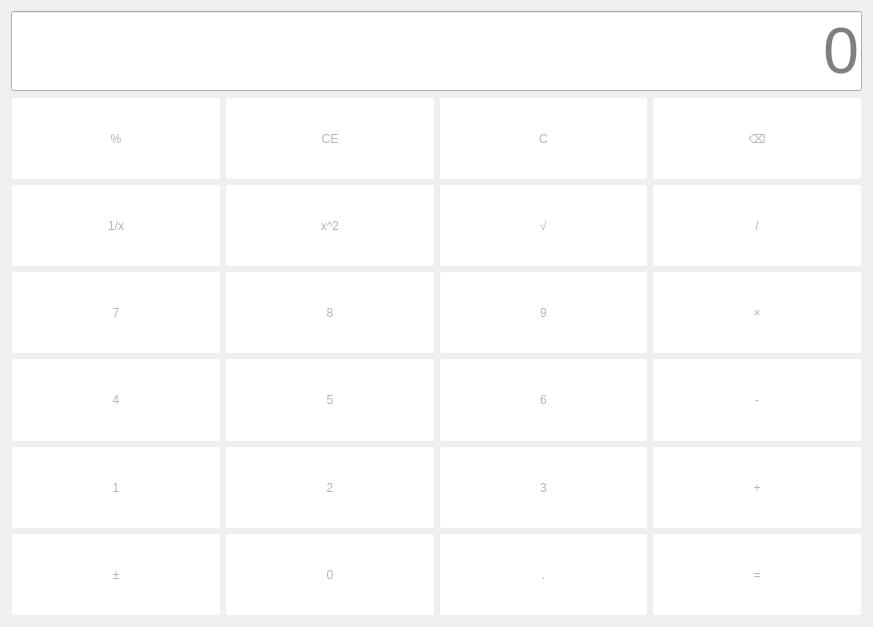
<?xml version="1.0" encoding="UTF-8"?>
<ui version="4.0">
 <class>Nomal</class>
 <widget class="QWidget" name="Nomal">
  <property name="geometry">
   <rect>
    <x>0</x>
    <y>0</y>
    <width>873</width>
    <height>627</height>
   </rect>
  </property>
  <property name="windowTitle">
   <string>Nomal</string>
  </property>
  <property name="styleSheet">
   <string notr="true">QPushButton{
	color: rgb(180, 180, 180);
	background-color: rgb(255, 255, 255);
	border-radius:2px;
	font: 18pt &quot;Arial&quot;
}

QPushButton:hover{
	color:rgb(102, 102, 102);
	background-color: rgb(192, 192, 192);
}

QPushButton:pressed{
	background-color: rgb(130, 130, 130);
	color:black
}

QLineEdit{
	font-size:48pt;
	color:black;
}</string>
  </property>
  <layout class="QGridLayout" name="gridLayout_3">
   <item row="0" column="0">
    <layout class="QGridLayout" name="gridLayout_2">
     <item row="0" column="0">
      <widget class="QLineEdit" name="display">
       <property name="alignment">
        <set>Qt::AlignRight|Qt::AlignTrailing|Qt::AlignVCenter</set>
       </property>
       <property name="placeholderText">
        <string>0</string>
       </property>
      </widget>
     </item>
     <item row="1" column="0">
      <layout class="QGridLayout" name="gridLayout">
       <property name="sizeConstraint">
        <enum>QLayout::SetMinimumSize</enum>
       </property>
       <property name="leftMargin">
        <number>1</number>
       </property>
       <property name="topMargin">
        <number>1</number>
       </property>
       <property name="rightMargin">
        <number>1</number>
       </property>
       <property name="bottomMargin">
        <number>1</number>
       </property>
       <property name="spacing">
        <number>6</number>
       </property>
       <item row="3" column="1">
        <widget class="QPushButton" name="btnNum8">
         <property name="sizePolicy">
          <sizepolicy hsizetype="Minimum" vsizetype="Minimum">
           <horstretch>0</horstretch>
           <verstretch>0</verstretch>
          </sizepolicy>
         </property>
         <property name="text">
          <string>8</string>
         </property>
        </widget>
       </item>
       <item row="5" column="3">
        <widget class="QPushButton" name="btnAdd">
         <property name="sizePolicy">
          <sizepolicy hsizetype="Minimum" vsizetype="Minimum">
           <horstretch>0</horstretch>
           <verstretch>0</verstretch>
          </sizepolicy>
         </property>
         <property name="text">
          <string>+</string>
         </property>
        </widget>
       </item>
       <item row="2" column="2">
        <widget class="QPushButton" name="btnSqrt">
         <property name="sizePolicy">
          <sizepolicy hsizetype="Minimum" vsizetype="Minimum">
           <horstretch>0</horstretch>
           <verstretch>0</verstretch>
          </sizepolicy>
         </property>
         <property name="text">
          <string>√</string>
         </property>
        </widget>
       </item>
       <item row="3" column="0">
        <widget class="QPushButton" name="btnNum7">
         <property name="sizePolicy">
          <sizepolicy hsizetype="Minimum" vsizetype="Minimum">
           <horstretch>0</horstretch>
           <verstretch>0</verstretch>
          </sizepolicy>
         </property>
         <property name="text">
          <string>7</string>
         </property>
        </widget>
       </item>
       <item row="3" column="2">
        <widget class="QPushButton" name="btnNum9">
         <property name="sizePolicy">
          <sizepolicy hsizetype="Minimum" vsizetype="Minimum">
           <horstretch>0</horstretch>
           <verstretch>0</verstretch>
          </sizepolicy>
         </property>
         <property name="text">
          <string>9</string>
         </property>
        </widget>
       </item>
       <item row="2" column="0">
        <widget class="QPushButton" name="btnInverse">
         <property name="sizePolicy">
          <sizepolicy hsizetype="Minimum" vsizetype="Minimum">
           <horstretch>0</horstretch>
           <verstretch>0</verstretch>
          </sizepolicy>
         </property>
         <property name="text">
          <string>1/x</string>
         </property>
        </widget>
       </item>
       <item row="5" column="0">
        <widget class="QPushButton" name="btnNum1">
         <property name="sizePolicy">
          <sizepolicy hsizetype="Minimum" vsizetype="Minimum">
           <horstretch>0</horstretch>
           <verstretch>0</verstretch>
          </sizepolicy>
         </property>
         <property name="text">
          <string>1</string>
         </property>
        </widget>
       </item>
       <item row="3" column="3">
        <widget class="QPushButton" name="btnMultiple">
         <property name="sizePolicy">
          <sizepolicy hsizetype="Minimum" vsizetype="Minimum">
           <horstretch>0</horstretch>
           <verstretch>0</verstretch>
          </sizepolicy>
         </property>
         <property name="text">
          <string>×</string>
         </property>
        </widget>
       </item>
       <item row="1" column="0">
        <widget class="QPushButton" name="btnPercentage">
         <property name="sizePolicy">
          <sizepolicy hsizetype="Minimum" vsizetype="Minimum">
           <horstretch>0</horstretch>
           <verstretch>0</verstretch>
          </sizepolicy>
         </property>
         <property name="text">
          <string>%</string>
         </property>
        </widget>
       </item>
       <item row="2" column="3">
        <widget class="QPushButton" name="btnDivide">
         <property name="sizePolicy">
          <sizepolicy hsizetype="Minimum" vsizetype="Minimum">
           <horstretch>0</horstretch>
           <verstretch>0</verstretch>
          </sizepolicy>
         </property>
         <property name="text">
          <string>/</string>
         </property>
        </widget>
       </item>
       <item row="1" column="2">
        <widget class="QPushButton" name="btnC">
         <property name="sizePolicy">
          <sizepolicy hsizetype="Minimum" vsizetype="Minimum">
           <horstretch>0</horstretch>
           <verstretch>0</verstretch>
          </sizepolicy>
         </property>
         <property name="text">
          <string>C</string>
         </property>
        </widget>
       </item>
       <item row="4" column="1">
        <widget class="QPushButton" name="btnNum5">
         <property name="sizePolicy">
          <sizepolicy hsizetype="Minimum" vsizetype="Minimum">
           <horstretch>0</horstretch>
           <verstretch>0</verstretch>
          </sizepolicy>
         </property>
         <property name="styleSheet">
          <string notr="true"/>
         </property>
         <property name="text">
          <string>5</string>
         </property>
        </widget>
       </item>
       <item row="6" column="2">
        <widget class="QPushButton" name="btnPoint">
         <property name="sizePolicy">
          <sizepolicy hsizetype="Minimum" vsizetype="Minimum">
           <horstretch>0</horstretch>
           <verstretch>0</verstretch>
          </sizepolicy>
         </property>
         <property name="text">
          <string>.</string>
         </property>
        </widget>
       </item>
       <item row="6" column="3">
        <widget class="QPushButton" name="btnEqual">
         <property name="sizePolicy">
          <sizepolicy hsizetype="Minimum" vsizetype="Minimum">
           <horstretch>0</horstretch>
           <verstretch>0</verstretch>
          </sizepolicy>
         </property>
         <property name="text">
          <string>=</string>
         </property>
        </widget>
       </item>
       <item row="4" column="0">
        <widget class="QPushButton" name="btnNum4">
         <property name="sizePolicy">
          <sizepolicy hsizetype="Minimum" vsizetype="Minimum">
           <horstretch>0</horstretch>
           <verstretch>0</verstretch>
          </sizepolicy>
         </property>
         <property name="text">
          <string>4</string>
         </property>
        </widget>
       </item>
       <item row="1" column="3">
        <widget class="QPushButton" name="btnDelete">
         <property name="sizePolicy">
          <sizepolicy hsizetype="Minimum" vsizetype="Minimum">
           <horstretch>0</horstretch>
           <verstretch>0</verstretch>
          </sizepolicy>
         </property>
         <property name="text">
          <string>⌫</string>
         </property>
        </widget>
       </item>
       <item row="5" column="1">
        <widget class="QPushButton" name="btnNum2">
         <property name="sizePolicy">
          <sizepolicy hsizetype="Minimum" vsizetype="Minimum">
           <horstretch>0</horstretch>
           <verstretch>0</verstretch>
          </sizepolicy>
         </property>
         <property name="text">
          <string>2</string>
         </property>
        </widget>
       </item>
       <item row="1" column="1">
        <widget class="QPushButton" name="btnCE">
         <property name="sizePolicy">
          <sizepolicy hsizetype="Minimum" vsizetype="Minimum">
           <horstretch>0</horstretch>
           <verstretch>0</verstretch>
          </sizepolicy>
         </property>
         <property name="text">
          <string>CE</string>
         </property>
        </widget>
       </item>
       <item row="4" column="2">
        <widget class="QPushButton" name="btnNum6">
         <property name="sizePolicy">
          <sizepolicy hsizetype="Minimum" vsizetype="Minimum">
           <horstretch>0</horstretch>
           <verstretch>0</verstretch>
          </sizepolicy>
         </property>
         <property name="text">
          <string>6</string>
         </property>
        </widget>
       </item>
       <item row="6" column="0">
        <widget class="QPushButton" name="btnPlus">
         <property name="sizePolicy">
          <sizepolicy hsizetype="Minimum" vsizetype="Minimum">
           <horstretch>0</horstretch>
           <verstretch>0</verstretch>
          </sizepolicy>
         </property>
         <property name="text">
          <string>±</string>
         </property>
        </widget>
       </item>
       <item row="4" column="3">
        <widget class="QPushButton" name="btnSubtract">
         <property name="sizePolicy">
          <sizepolicy hsizetype="Minimum" vsizetype="Minimum">
           <horstretch>0</horstretch>
           <verstretch>0</verstretch>
          </sizepolicy>
         </property>
         <property name="text">
          <string>-</string>
         </property>
        </widget>
       </item>
       <item row="2" column="1">
        <widget class="QPushButton" name="btnSquare">
         <property name="sizePolicy">
          <sizepolicy hsizetype="Minimum" vsizetype="Minimum">
           <horstretch>0</horstretch>
           <verstretch>0</verstretch>
          </sizepolicy>
         </property>
         <property name="text">
          <string>x^2</string>
         </property>
        </widget>
       </item>
       <item row="6" column="1">
        <widget class="QPushButton" name="btnNum0">
         <property name="sizePolicy">
          <sizepolicy hsizetype="Minimum" vsizetype="Minimum">
           <horstretch>0</horstretch>
           <verstretch>0</verstretch>
          </sizepolicy>
         </property>
         <property name="text">
          <string>0</string>
         </property>
        </widget>
       </item>
       <item row="5" column="2">
        <widget class="QPushButton" name="btnNum3">
         <property name="sizePolicy">
          <sizepolicy hsizetype="Minimum" vsizetype="Minimum">
           <horstretch>0</horstretch>
           <verstretch>0</verstretch>
          </sizepolicy>
         </property>
         <property name="text">
          <string>3</string>
         </property>
        </widget>
       </item>
      </layout>
     </item>
    </layout>
   </item>
  </layout>
 </widget>
 <resources/>
 <connections/>
</ui>
